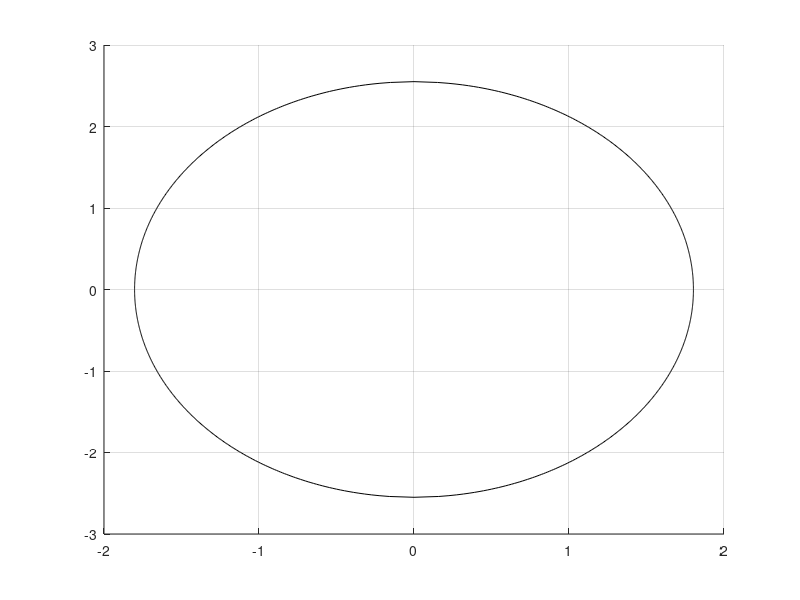

This figure's MATLAB source: (Note: this script raises an error after producing the figure.)
clear;
close all;
clc;

% STUDENT 1: Tikhon Riazantsev 382715
% STUDENT 2: Agastya Heryudhanto 286824

% Homework 6 Task 1

figure;
hold on;
grid on;
x1 = [];
x2_up = [];
x2_down = [];

for i = 1:7
    x1 = -sqrt(7.5 - i):0.01:sqrt(7.5 - i)+0.01;
    x2_up = real(sqrt(-1/2.*x1.^2 + 3.75 - i/2));
    x2_down = real(-sqrt(-1/2.*x1.^2 + 3.75 - i/2));
    plot(x2_up, x1, 'k');
    plot(x2_down, x1, 'k');
    text(-0.1, -(-0.15 + sqrt(7.5 - i)), 'c='+string(i), 'FontSize', 10);
end

x = -3.5:0.1:3.5;
g = -x + 1.5;
plot(g,x);
xlabel('X1');
ylabel('X2');
axis('equal');
xlim([-3 3]);
ylim([-3 3]);

saveas(gcf, 'Homework 6/task1_plot.pdf');


